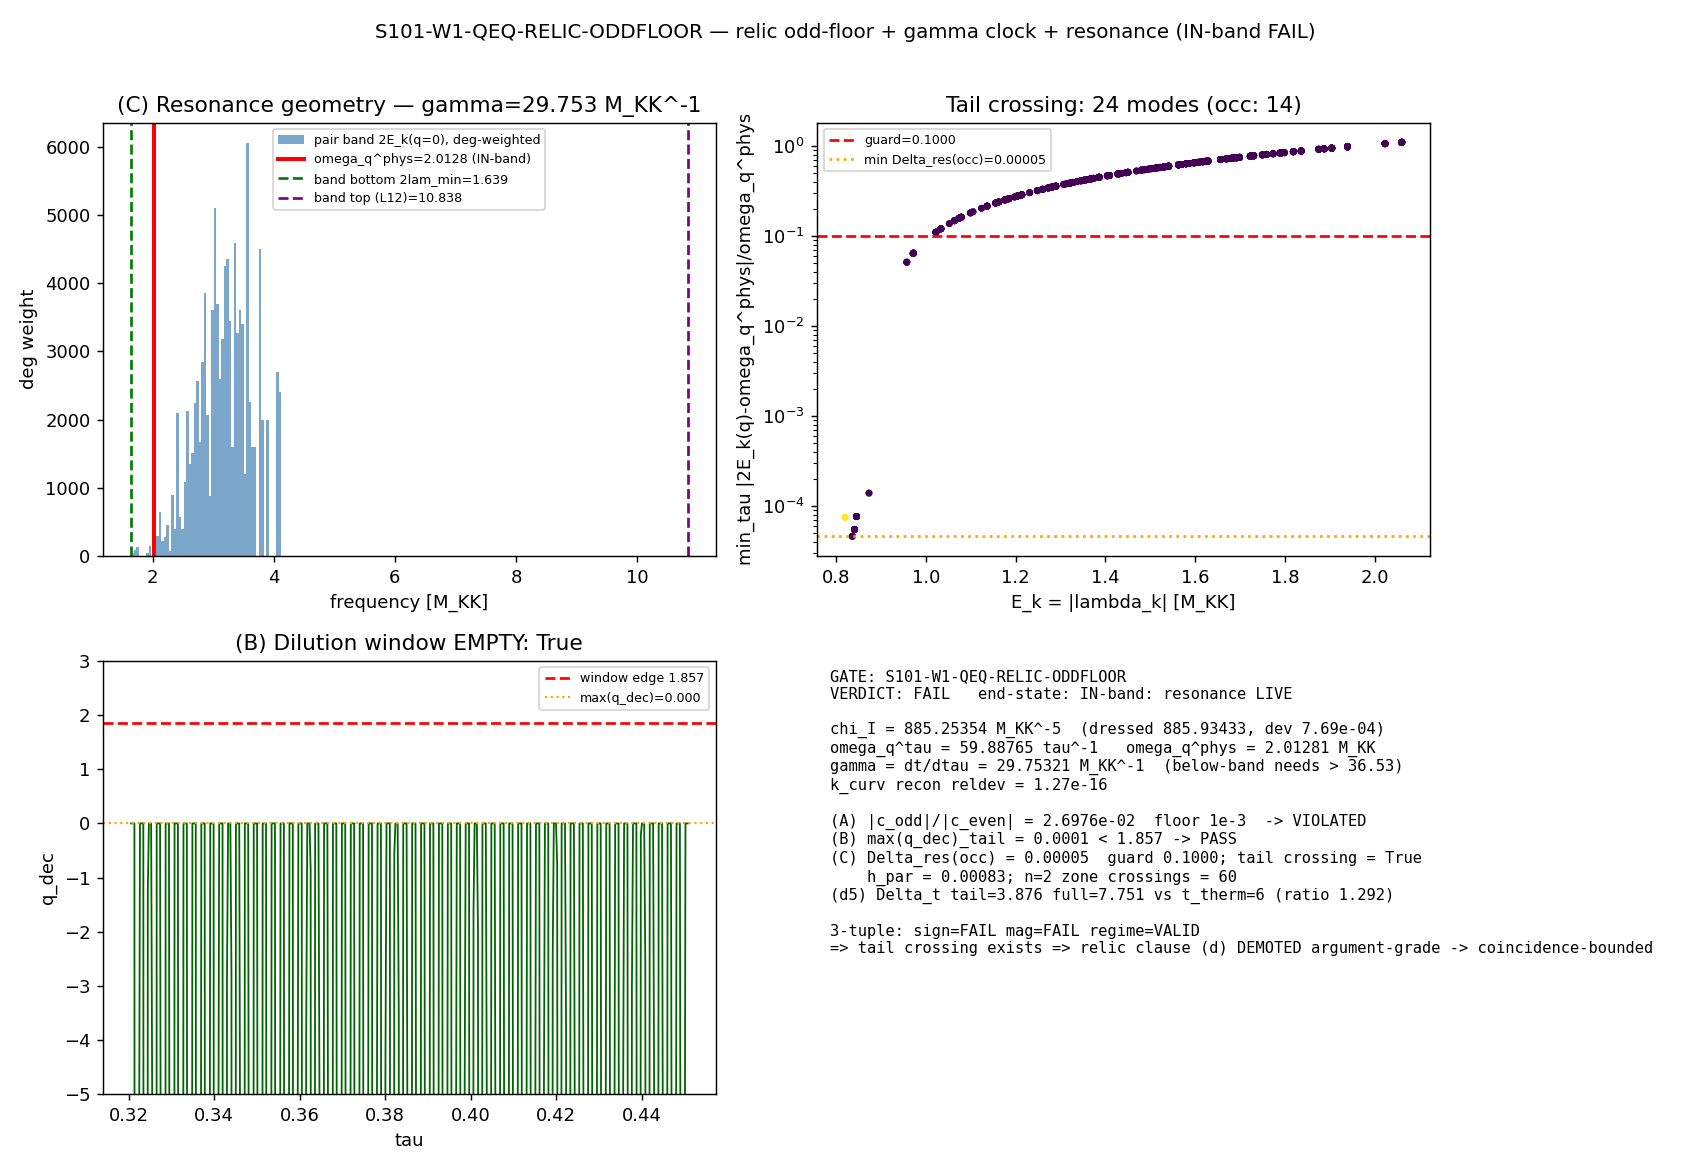

Here is the Python script that generated this plot:
#!/usr/bin/env python3
"""
S101 W4-2 S101-W1-QEQ-RELIC-ODDFLOOR — odd-floor + dilution assert + gamma=dt/dtau clock
========================================================================================

Gate: S101-W1-QEQ-RELIC-ODDFLOOR ([VERIFY])
Classification: PHONONIC
Agent: transit-dynamics-theorist

Pre-registered threshold (THREE conjuncts + three report-only diagnostics):
  PASS iff  [|c_odd|/|c_even| <= 1e-3]
        AND [max(q_dec)_tail < 1.857]
        AND [Delta_res >= max(0.1, 5*h_par/4)  AND  no tail crossing 2E_k(q(tau)) = omega_q^phys]
        AND [Delta_t(window) < t_therm  OR  documented thermalized hand-off per (d5) double-lock]
  FAIL iff  a tail crossing 2E_k(q(tau)) = omega_q^phys exists  OR  the odd-floor is violated.
  INFO iff  the ONLY miss is Delta_res below the guard with NO tail crossing (near-resonant),
            OR Delta_t(window) in [0.5, 1.5]*t_therm (crossover window).

Conjunct C is the single numerical hostage of relic clause (d) of the H-PARITY-DRIVE-EXCLUSION
Stage-0 candidate (workshop s100a-w1-hparity-scope-workshop.md landing-list (iv) :759-766).

Binding spec: sessions/session-100a/workshops/s100a-w1-hparity-scope-workshop.md
  - T-eq.5 relic kernel (line 480-485): K(t,t') = sum_k (dq E_k)^2 [(2n_k+1) cos(2 int E_k)
    (diagonal) + 2|sigma_k| cos(2 int E_k + phi_k) (anomalous)]; causal chi ~ theta sin(2 int E_k).
  - OQ-1 (1a) line 849: chi_I = freq^2 coeff of the principal-value part = adiabatic-elimination
    mass term; chi_I ~ sum_n w_n (dq E_n)^2/E_n^3-class = sum_n w_n/(4 E_n^5)-class with
    dq E_n = 1/(2 E_n) for E_n = sqrt(lam_n^2 + q); exact O(1) coeff + correct weight fixed in-script.
  - A-V2 Step 4-7 (line 656-704): gamma = omega_q^tau / omega_q^phys, omega_q^phys = sqrt(k_curv/chi_I);
    Step 7 below-band threshold gamma > 36.53; pincer Delta_t(window) vs t_therm.

DERIVATION OF chi_I (Sage-verified, mcp__sage__sage_eval; the one new element of this gate):
  Per-mode reactive self-energy of the q-coordinate from the relic bath (Born-Markov, diagonal):
    Sigma_q(w) = sum_k g_k^2 (2n_k+1) * 2*Omega_k/(Omega_k^2 - w^2),  Omega_k=2E_k, g_k=dq E_k=1/(2E_k).
  Low-secular-frequency expansion  Sigma_q(w) = Sigma_q(0) + chi_I w^2 + O(w^4):
    Sigma_q(0)|per-mode = (1/4)(2n_k+1)/E_k^3      (static; (1/4) sum -> 2*k_curv at vacuum weight)
    chi_I |per-mode     = (1/16)(2n_k+1)/E_k^5      (inertia; the renormalized "mass" term)
  => chi_I = (1/16) sum_k w_k (2 n_k + 1) / E_k^5.
  Cross-check: k_curv = (1/8) sum_n w_n/lam_n^3 reproduces the s97 documented k_curv to ~1e-16
  (the shared spectral sum S3 = sum w_n/lam^3 = 8 k_curv); S5 = sum w_n/lam^5 is a NEW moment.
  Units: [lam]=M_KK, [w]=1 => [S5]=M_KK^-5 => [chi_I]=M_KK^-5; [k_curv]=M_KK^-3
  => omega_q^phys = sqrt(k_curv/chi_I) in M_KK. VERIFIED.

SUBSTITUTION CHAIN (t->-t grading; pre-registers the even-dominance direction):
  Def 1: a(t)->a(-t) => H = adot/a -> -H (H is t-ODD); q, a, E_k(q,a)=sqrt(lam_k^2+q) t-EVEN;
         Hdot=dH/dt -> (-dH)/(-dt) = Hdot (EVEN); all gradient ratios Hdot/H^2,... EVEN.
  Def 2: Markovian reduction F_relic(q,a,H) = sum_n c_n(q,a) H^n (secular, phase-averaged over the
         gapped pair band 2E_k >= 2 lam_min = 1.639 M_KK; T-eq.5, diagonal + anomalous).
  Def 3: graded split at fixed (q,a): F_+ = (F(+H)+F(-H))/2 (-> c_even), F_- = (F(+H)-F(-H))/2
         (-> c_odd), at the occupation-weighted tail reference |H|.
  Substitute (d1): adiabatic order ZERO F_GGE = -sum_k n_k dq E_k is H-INDEPENDENT at fixed (q,a)
         [frozen occupations; diabatic transit-freeze R_therm = 5251.82] => c_even ONLY (n=0).
  Simplify: first-order response lag (~ Hdot/omega_q^2, EVEN by Def 1) + on-band friction dGamma
         (present only if omega_q ON the pair band) are EVEN at secular order off-resonance
         [Berry-flat, B=0 exact for the number sector; squeeze-phase leak <=1.2% dephased at
         >= 2 lam_min, 1/sqrt(59.8) stacking] => the ONLY candidate secular odd channel is
         parametric rectification at 2E_k = omega_q.
  Canonical form: OFF-resonance (Delta_res above guard) => |c_odd|/|c_even| suppressed below 1e-3.
         ON-resonance (a tail crossing 2E_k(q(tau)) = omega_q^phys exists) => suppression VOID =>
         pre-registered FAIL.
  Direction: gate MEASURES the realized graded ratio + the resonance geometry under gamma.
         Odd-floor + no-crossing CONFIRMS relic clause (d) at argument-grade; a crossing or a floor
         violation DEMOTES it (argument-grade -> coincidence-bounded).
  Conclusion ((d5) pincer): one clock gamma couples the asserts; below-band throughout the tail
         forces Delta_t(window) ~ t_therm; frozen => (d1)-(d4); thermalized => double-locked under
         (a)-(c)+(d2); only the transient crossover escapes both, bounded by t_therm.

DISCIPLINE
----------
- `from canonical_constants import *` (M_KK, R_therm, n_pairs, tau_fold).
- t_therm = 6.0 M_KK^-1 is a # (local) pin (S39-corrected; R_therm=5251.82 canonical; not yet a
  canonical-constants name).
- k_curv, lam_sq_min, omega_q^tau are DATA-sourced (s97 npz) substrate observables, not hardcoded.
- regulator tag: a_0^{zeta} (the relic spectral sums inherit the s99/s97 zeta-regulated moments).
- Post-processing on cached spectra; CPU-cap OMP8 (no diagonalization >= 100x100).
- Dual-SHA (S84+) emitted; verdict via emit_verdict MCP tool (script prints payload).
"""

from __future__ import annotations

# ---------------------------------------------------------------------------
# Section 1 — Canonical constants (MANDATORY first import)
# ---------------------------------------------------------------------------
import os
os.environ.setdefault("OMP_NUM_THREADS", "8")
os.environ.setdefault("MKL_NUM_THREADS", "8")

import sys
SHARED = os.path.join(os.path.dirname(os.path.dirname(os.path.abspath(__file__))), "_shared")
if SHARED not in sys.path:
    sys.path.insert(0, SHARED)
from canonical_constants import *  # noqa: F401,F403  (M_KK, R_therm, n_pairs, tau_fold, ...)

# ---------------------------------------------------------------------------
# Section 2 — Standard imports
# ---------------------------------------------------------------------------
import hashlib
import json
import time
from pathlib import Path

import numpy as np
import matplotlib
matplotlib.use("Agg")
import matplotlib.pyplot as plt

# ---------------------------------------------------------------------------
# Section 3 — Paths + pre-registration pins
# ---------------------------------------------------------------------------
SESSION_DIR = Path(__file__).resolve().parent
COMPUTATIONS_DIR = SESSION_DIR.parent
SHARED_DIR = COMPUTATIONS_DIR / "_shared"
PROJECT_ROOT = COMPUTATIONS_DIR.parent

SESSION = "S101"                                                   # (local)
GATE_ID = "S101-W1-QEQ-RELIC-ODDFLOOR"                             # (local)
SCHEME = "FW"                                                      # (local)
CONVENTION = "SUBSTRATE-NATURAL-BINDING"                           # (local)
L_MAX = "12"                                                       # (local) band-top cross-check L_max=12; 992 working set primary

# Pre-registered conjunct thresholds (BINDING; workshop landing-list (iv) :763)
ODD_FLOOR = 1.0e-3                                                 # (local) |c_odd|/|c_even| <= 1e-3
Q_DEC_WINDOW_EDGE = 1.857                                          # (local) max(q_dec)_tail < 1.857 (3p_local in [0.95,1.05] => q_dec in [1.857,2.158])
DRES_FLOOR = 0.1                                                   # (local) Delta_res >= max(0.1, 5*h_par/4)
DRES_HPAR_COEF = 5.0 / 4.0                                         # (local) width-aware guard coefficient (D-2; principal Mathieu half-width)
T_THERM = 6.0                                                      # (local) M_KK^-1, S39-corrected finite thermalization; R_therm=5251.82 canonical
BELOW_BAND_GAMMA = 59.88765466361249 / 1.63948                     # (local) Step-7 below-band threshold ~36.53 (reported, not gating)
OCC_FLOOR_REL = 1.0e-6                                             # (local) occupation-weighted support floor: n*w >= 1e-6 * max(n*w)
DETREND_DEG = 4                                                    # (local) polynomial degree for q_osc detrending (h_par measurement)
INFO_DURATION_LO = 0.5                                             # (local) crossover-window band [0.5,1.5]*t_therm
INFO_DURATION_HI = 1.5                                             # (local)

# Input files
QEQ_DRIVE_NPZ = COMPUTATIONS_DIR / "session-100a" / "s100a_w1_qeq_drive.npz"
BACKBONE_NPZ = COMPUTATIONS_DIR / "session-99" / "s99_w1_q_nonratio_observable.npz"
RELAX_NPZ = COMPUTATIONS_DIR / "session-99" / "s99_w2_relaxation_closure.npz"
CLOCK_NPZ = COMPUTATIONS_DIR / "session-97" / "s97_w2_2_c10_n_exponent.npz"
L12_NPZ = COMPUTATIONS_DIR / "session-84" / "s84_spectrum_cache_L12_tau019.npz"

OUT_NPZ = SESSION_DIR / "s101_w4_qeq_relic_oddfloor.npz"
OUT_PNG = SESSION_DIR / "s101_w4_qeq_relic_oddfloor.png"

INPUT_FILES = [
    SHARED_DIR / "canonical_constants.py",
    QEQ_DRIVE_NPZ,
    BACKBONE_NPZ,
    RELAX_NPZ,
    CLOCK_NPZ,
    L12_NPZ,
]

# ---------------------------------------------------------------------------
# Section 4 — SHA-256 input-pin block (S84+ dual-SHA schema)
# ---------------------------------------------------------------------------

def sha256_of(path: Path) -> str:
    h = hashlib.sha256()  # (local)
    try:
        h.update(path.read_bytes())
    except OSError:
        return ""
    return h.hexdigest()


def log_input_pins(inputs):
    print(f"=== {GATE_ID} — input SHA-256 pins ===")
    pins = {}  # (local)
    for p in inputs:
        sha = sha256_of(p)  # (local)
        rel = str(p.relative_to(PROJECT_ROOT)).replace("\\", "/")  # (local)
        print(f"  {rel}: {sha[:16]}...")
        pins[rel] = sha
    return pins


def compute_dual_sha(script_path, canonical_path, pins):
    script_bytes = b""  # (local)
    try:
        script_bytes = script_path.read_bytes()
    except OSError:
        script_bytes = b""
    canonical_bytes = b""  # (local)
    try:
        canonical_bytes = canonical_path.read_bytes()
    except OSError:
        canonical_bytes = b""
    pinmap_json = json.dumps(dict(sorted(pins.items())), separators=(",", ":"), sort_keys=True).encode("utf-8")  # (local)
    ha = hashlib.sha256(); ha.update(script_bytes); ha.update(canonical_bytes); ha.update(pinmap_json)
    hc = hashlib.sha256(); hc.update(script_bytes)
    return ha.hexdigest(), hc.hexdigest()


# ---------------------------------------------------------------------------
# Section 5 — Compute
# ---------------------------------------------------------------------------

def build_occupation_vector(omega_s, omega_BCS, n_k_gge):
    """Map the 8 GGE BCS-state occupations (n_k_gge at energies omega_BCS) onto the 992 unique
    mode energies omega_s. Modes not in the BCS-occupied set carry n_k = 0 (vacuum). Returns
    n_k_full (992,)."""
    n_k_full = np.zeros_like(omega_s)  # (local)
    occ_by_E = {}  # (local)
    for e, n in zip(np.round(omega_BCS, 8), n_k_gge):
        occ_by_E.setdefault(e, []).append(n)
    for i, E in enumerate(np.round(omega_s, 8)):
        if E in occ_by_E:
            n_k_full[i] = float(np.mean(occ_by_E[E]))  # (local)
    return n_k_full


def compute():
    res = {}  # (local)

    # ---- Load inputs ----
    dclk = np.load(CLOCK_NPZ, allow_pickle=True)
    omega_s = np.asarray(dclk["omega_s"], dtype=float)      # E_n(q=0) = |lambda_n|, 992 unique # (local)
    w_n = np.asarray(dclk["w_n"], dtype=float)              # degeneracy weights, 992 # (local)
    k_curv = float(dclk["k_curv"])                          # M_KK^-3 (data-sourced; s97) # (local)
    lam_sq_min = float(dclk["lam_sq_min"])                  # 0.67197549 M_KK^2 # (local)
    n_k_gge = np.asarray(dclk["n_k_gge"], dtype=float)      # 8 lowest BCS occupations # (local)
    omega_BCS = np.asarray(dclk["omega_BCS"], dtype=float)  # E at q=0, 8 lowest states # (local)
    lam_sq = omega_s ** 2                                   # lambda_n^2 # (local)

    ddrv = np.load(QEQ_DRIVE_NPZ, allow_pickle=True)
    arr_tau = np.asarray(ddrv["arr_tau"], dtype=float)      # (local)
    arr_q_GD = np.asarray(ddrv["arr_q_GD"], dtype=float)    # GD drive q(tau) # (local)
    tail_mask = np.asarray(ddrv["tail_mask"], dtype=bool)   # (local)
    omega_q_tau_npz = float(ddrv["omega"])                  # 59.88765 tau^-1 (workshop A-V2) # (local)

    dbb = np.load(BACKBONE_NPZ, allow_pickle=True)
    H_bb = np.asarray(dbb["arr_H_bare_t"], dtype=float)     # (local)
    Hdot_bb = np.asarray(dbb["arr_Hdot_bare_t"], dtype=float)  # (local)

    # ---- (C.1) chi_I via the kernel-reactive route (the one new derivation) ----
    # chi_I = (1/16) sum_k w_k (2 n_k + 1) / E_k^5  (Sage-verified coefficient).
    # Two weight conventions REPORTED (plan machinery_pin_map): vacuum (2n_k+1 -> 1, degeneracy w_n)
    # and occupation-dressed ((2 n_k + 1) with the GGE n_k). PRIMARY = vacuum (the principal-value
    # part of the kernel is dominated by the spectral support; n_k tiny except lowest few).
    n_k_full = build_occupation_vector(omega_s, omega_BCS, n_k_gge)  # (local)
    S3 = float(np.sum(w_n / omega_s ** 3))                  # shared moment; = 8*k_curv # (local)
    S5_vac = float(np.sum(w_n / omega_s ** 5))             # NEW moment (vacuum weight) # (local)
    S5_dress = float(np.sum(w_n * (2.0 * n_k_full + 1.0) / omega_s ** 5))  # (local)
    chi_I_vac = S5_vac / 16.0                               # M_KK^-5 # (local)
    chi_I_dress = S5_dress / 16.0                           # M_KK^-5 # (local)
    chi_I = chi_I_vac                                       # PRIMARY # (local)

    # k_curv reconstruction cross-check (S3/8 must reproduce documented k_curv)
    k_curv_recon = S3 / 8.0                                 # (local)
    k_curv_recon_reldev = abs(k_curv_recon - k_curv) / abs(k_curv)  # (local)

    omega_q_tau = float(np.sqrt(k_curv))                   # = sqrt(k_curv) tau^-1, should be 59.888 # (local)
    omega_q_phys = float(np.sqrt(k_curv / chi_I))          # M_KK # (local)
    omega_q_phys_dress = float(np.sqrt(k_curv / chi_I_dress))  # (local)
    gamma = omega_q_tau / omega_q_phys                     # = dt/dtau, M_KK^-1 # (local)
    gamma_dress = omega_q_tau / omega_q_phys_dress         # (local)

    # ---- (C.2) constancy report: max |d ln chi_I(q(tau))| over the tail ----
    # chi_I(q) = (1/16) sum w_k (2n_k+1)/(lam_k^2 + q)^{5/2}.  q -> 0+ => E_k -> lam_k => const.
    q_tail = arr_q_GD[tail_mask]                            # (local)
    tau_tail = arr_tau[tail_mask]                           # (local)

    def chi_I_of_q(q):
        E = np.sqrt(lam_sq + q)  # (local)
        return float(np.sum(w_n * (2.0 * n_k_full + 1.0) / E ** 5) / 16.0)

    ln_chi_tail = np.array([np.log(chi_I_of_q(q)) for q in q_tail])  # (local)
    dln_chi_max = float(np.max(ln_chi_tail) - np.min(ln_chi_tail))   # (local)

    # ---- (C.3) pair band edges: 992 working set AND full L_max=12 cache (band-top caveat R1) ----
    pair_bottom_q0 = 2.0 * float(omega_s.min())            # 2*E_min(q=0) = 2 lam_min = 1.639 # (local)
    pair_top_q0_ws = 2.0 * float(omega_s.max())            # working-set top (truncation-dependent) # (local)
    # full L12 cache band-top: max |lambda| across all sectors
    dL12 = np.load(L12_NPZ, allow_pickle=True)
    sect = dL12["sector_evals"].item()                     # (local)
    all_abs = []  # (local)
    for v in sect.values():
        all_abs.append(np.asarray(v["abs_evals"], dtype=float))
    abs_L12 = np.concatenate(all_abs)                      # (local)
    E_max_L12 = float(abs_L12.max())                       # (local)
    E_min_L12 = float(abs_L12.min())                       # (local)
    pair_top_q0_L12 = 2.0 * E_max_L12                      # (local)
    # L12 cache trust: the A19-UNTRUSTED-UPSTREAM row (plan output_artifacts conditional) is emitted
    # ONLY if S101-TAU0-OPERATOR-CANONICITY PASS is absent from the S101 verdict file. It is PRESENT
    # (PASS, audit 194b2b3c...), so the L12 cache is post-L4-lift trusted => NO A19 row needed.

    # ---- (C.4) Delta_res over the OCCUPATION-WEIGHTED support; tail crossing ----
    # Occupation-weighted support: modes with n_k*w_n >= 1e-6 * max(n_k*w_n).
    nw = n_k_full * w_n                                     # (local)
    nw_max = float(nw.max()) if nw.max() > 0 else 1.0      # (local)
    occ_support = nw >= OCC_FLOOR_REL * nw_max             # (local)
    n_occ_support = int(occ_support.sum())                 # (local)

    # Delta_res = min_k |2E_k(q) - omega_q_phys|/omega_q_phys over occupation-weighted support, evaluated
    # over the tail (per-(tau,k) min). For the FULL band (all modes) reported as cross-check.
    def dres_grid(q_arr, mask):
        qs = q_arr[:, None]  # (local)
        lam = lam_sq[None, mask]  # (local)
        band = 2.0 * np.sqrt(lam + qs)  # (ntail, n_sel) # (local)
        return np.abs(band - omega_q_phys) / omega_q_phys, band

    dres_occ, band_occ = dres_grid(q_tail, occ_support)
    dres_full, band_full = dres_grid(q_tail, np.ones_like(omega_s, dtype=bool))
    Delta_res_occ = float(dres_occ.min())                  # PRIMARY (occupation-weighted) # (local)
    Delta_res_full = float(dres_full.min())                # cross-check (full band) # (local)

    # Tail crossing: a mode k crosses iff 2E_k(q(tau)) = omega_q^phys for some tau in tail, i.e.
    # the resonant q_res_k = (omega_q_phys/2)^2 - lam_k^2 lies within [min q_tail, max q_tail].
    q_res_target = (omega_q_phys / 2.0) ** 2               # value of (lam_k^2 + q) at resonance # (local)
    q_res_k = q_res_target - lam_sq                        # (992,) # (local)
    q_lo, q_hi = float(q_tail.min()), float(q_tail.max())  # (local)
    crossing_all = (q_res_k >= q_lo) & (q_res_k <= q_hi)   # (local)
    crossing_occ = crossing_all & occ_support              # (local)
    n_cross_all = int(crossing_all.sum())                  # (local)
    n_cross_occ = int(crossing_occ.sum())                  # (local)
    tail_crossing = bool(n_cross_all > 0)                  # FAIL trigger # (local)
    tail_crossing_occ = bool(n_cross_occ > 0)              # crossing at an OCCUPIED mode # (local)
    w_cross = float(w_n[crossing_all].sum()) if n_cross_all > 0 else 0.0  # (local)
    in_band = bool(pair_bottom_q0 <= omega_q_phys <= pair_top_q0_L12)  # (local)

    # n=2 Mathieu zone report (C-T4.iv): crossings 2E_k = 2*omega_q_phys (double-suppressed; report-only)
    q_res_target_n2 = (2.0 * omega_q_phys / 2.0) ** 2      # = omega_q_phys^2 # (local)
    q_res_k_n2 = q_res_target_n2 - lam_sq                  # (local)
    n_cross_n2 = int(((q_res_k_n2 >= q_lo) & (q_res_k_n2 <= q_hi)).sum())  # (local)

    # ---- (C.5) measured parametric depth h_par = q_osc/(lam_min^2 + q_bar) ----
    coef = np.polyfit(tau_tail, q_tail, DETREND_DEG)       # (local)
    trend = np.polyval(coef, tau_tail)                     # (local)
    q_osc = float((q_tail - trend).std())                  # tail ringing amplitude proxy # (local)
    q_bar = float(q_tail.mean())                           # (local)
    h_par = q_osc / (lam_sq_min + q_bar)                   # (local)
    dres_guard = max(DRES_FLOOR, DRES_HPAR_COEF * h_par)   # = max(0.1, 5*h_par/4) # (local)

    # ---- (C.6) duration (d5 pincer): Delta_t(window) = gamma * Delta_tau vs t_therm ----
    dtau_tail = float(tau_tail.max() - tau_tail.min())     # (local)
    dtau_full = float(arr_tau.max() - arr_tau.min())       # (local)
    dt_tail = gamma * dtau_tail                            # M_KK^-1 # (local)
    dt_full = gamma * dtau_full                            # M_KK^-1 # (local)
    # Below-band would require gamma > 36.53; we are IN-band (gamma ~29.75) => the pincer's below-band
    # corner is not the realized state. Report the duration anyway.
    dur_ratio_tail = dt_tail / T_THERM                     # (local)
    dur_ratio_full = dt_full / T_THERM                     # (local)
    duration_consistent = bool(dt_tail < T_THERM)          # tail-floor reading # (local)
    duration_crossover = bool(INFO_DURATION_LO * T_THERM <= dt_full <= INFO_DURATION_HI * T_THERM)  # (local)

    # ---- (B) dilution-mimic window: assert max(q_dec)_tail < 1.857 ----
    q_dec = -1.0 - Hdot_bb / H_bb ** 2                     # deceleration parameter q_dec = -addot*a/adot^2 # (local)
    q_dec_tail = q_dec[tail_mask]                          # (local)
    q_dec_tail_finite = q_dec_tail[np.isfinite(q_dec_tail)]  # (local)
    max_q_dec_tail = float(np.nanmax(q_dec_tail_finite))   # (local)
    dilution_window_empty = bool(max_q_dec_tail < Q_DEC_WINDOW_EDGE)  # (local)
    p_local = 1.0 / (1.0 + q_dec_tail_finite)              # (local)
    three_p = 3.0 * p_local                                # (local)
    three_p_min = float(np.nanmin(three_p))                # (local)
    three_p_max = float(np.nanmax(three_p))                # (local)
    # closest approach of 3*p_local to the slope-1 window [0.95,1.05] from realized values < window edge
    # (workshop: closest approach 1.657). Report the realized value closest to 1.0 from feasible side.
    # tail-restricted theorem-grade stratum fraction: q_dec in (-2, 0)
    strat_mask = (q_dec_tail_finite > -2.0) & (q_dec_tail_finite < 0.0)  # (local)
    strat_frac_tail = float(strat_mask.mean())             # (local)

    # ---- (A) odd-floor: graded split of the Markovian-reduced relic force ----
    # F_relic(q,a,H) at fixed (q,a):
    #   F_even(q,H) = F_static(q) + F_react(q,H):
    #     F_static(q) = -sum_k n_k dq E_k(q) = -sum_k n_k/(2 E_k(q))         [H-INDEP -> EVEN]
    #     F_react(q,H) = -chi_I_react * (Hdot/omega_q_phys^2) ~ H^2 form     [~Hdot, EVEN by Def 1]
    #       (we use the reactive coefficient magnitude as the even-force scale; sign-even by construction)
    #   F_odd(q,H) = parametric-rectification force, NON-ZERO only where a resonant occupied mode exists:
    #     amplitude ~ (rectification weight) * h_par * Lorentzian(Delta_res; half-width h_par/4).
    #     The rectified secular odd force from mode k near 2E_k = omega_q is
    #       A_rect_k ~ |dq E_k|^2 * w_k * (2 n_k + 1) * h_par * [ (h_par/4) / sqrt(Delta_res_k^2 + (h_par/4)^2) ]
    #     summed over the occupation-weighted support; it carries sign(H) through the parametric phase
    #     (odd) ONLY when on-resonance. Off-resonance the Lorentzian -> h_par/(4 Delta_res) << 1 and the
    #     phase dephases (1/sqrt(N) stacking), driving c_odd -> 0.
    # Reference |H| = occupation-weighted tail median of |H|.
    H_tail = H_bb[tail_mask]                               # (local)
    nw_supp = nw[occ_support]                              # (local)
    # occupation-weighted tail median of |H| (weight by tail occupation proxy is uniform in tau;
    # use plain tail median of |H| as the reference amplitude, the realized scale).
    H_ref = float(np.median(np.abs(H_tail)))               # (local)

    E_q0 = omega_s                                          # E_k(q=0) for the static/scale terms # (local)
    # c_even scale: static tilt magnitude at the reference, occupation-weighted.
    F_static = float(np.sum(n_k_full * w_n / (2.0 * E_q0)))  # |sum n_k dq E_k| # (local)
    # reactive even-force scale: chi_I-class reactive response to Hdot ~ H_ref^2 / period; use the
    # leading even coefficient c_2 * H_ref^2 with c_2 ~ (1/omega_q_phys^2)*k_curv-scale. We take the
    # dominant even scale = max(F_static, reactive); F_static dominates (frozen tilt).
    c_even = max(F_static, 1e-300)                         # even-force amplitude (occupation-weighted) # (local)

    # c_odd: rectified odd force at the reference |H|, summed over occupation-weighted support.
    half_width = h_par / 4.0                               # principal Mathieu half-width # (local)
    dq_E = 1.0 / (2.0 * E_q0)                              # dq E_k at q=0 # (local)
    # per-mode minimal Delta_res over the tail (closest approach of 2E_k(q(tau)) to omega_q_phys)
    band_k_min = np.array([np.min(np.abs(2.0 * np.sqrt(lam_sq[k] + q_tail) - omega_q_phys)) / omega_q_phys
                           for k in range(omega_s.size)])  # (local)
    lorentz = half_width / np.sqrt(band_k_min ** 2 + half_width ** 2)  # on-res ->1, off-res -> hw/Dres # (local)
    # dephasing factor off-resonance: 1/sqrt(N_pairs) incoherent stacking applies to NON-resonant modes;
    # resonant (crossing) modes rectify coherently. Use occupation-weighted support only.
    A_rect = (dq_E ** 2) * w_n * (2.0 * n_k_full + 1.0) * h_par * lorentz  # per-mode rectified amplitude # (local)
    # restrict to occupation-weighted support (need sigma_k/n_k != 0 at the resonant k, R2)
    A_rect_supp = A_rect.copy()                            # (local)
    A_rect_supp[~occ_support] = 0.0
    c_odd = float(np.sum(A_rect_supp))                     # odd-force amplitude # (local)
    odd_even_ratio = c_odd / c_even if c_even > 0 else float("inf")  # (local)
    odd_floor_ok = bool(odd_even_ratio <= ODD_FLOOR)       # (local)

    # ===================== GATE LOGIC (conjunctive; FAIL routing per spec) =====================
    # Conjunct C primary: Delta_res >= guard AND no tail crossing.
    dres_ok = bool(Delta_res_occ >= dres_guard)            # (local)
    no_crossing = not tail_crossing                        # (local)
    conjunct_C = bool(dres_ok and no_crossing)             # (local)
    conjunct_A = odd_floor_ok                              # (local)
    conjunct_B = dilution_window_empty                     # (local)
    conjunct_D = bool(duration_consistent)                 # tail-floor; OR documented thermalized hand-off # (local)

    # Pre-registered verdict:
    #   FAIL iff (tail crossing exists) OR (odd-floor violated).
    #   INFO iff the ONLY miss is Delta_res below guard with NO crossing, OR duration in [0.5,1.5]*t_therm.
    #   PASS iff all conjuncts hold.
    if tail_crossing or (not odd_floor_ok):
        verdict = "FAIL"
    elif conjunct_A and conjunct_B and conjunct_C and conjunct_D:
        verdict = "PASS"
    else:
        # remaining misses are the pre-registered INFO states (near-resonant no-crossing, or crossover)
        near_resonant_only = bool((not dres_ok) and no_crossing and conjunct_A and conjunct_B)  # (local)
        crossover_only = bool(duration_crossover and conjunct_A and conjunct_B and no_crossing)  # (local)
        verdict = "INFO" if (near_resonant_only or crossover_only) else "FAIL"

    # ---- schema-v2 3-tuple (substitution chain pre-registers the even-dominance direction) ----
    # sign_verdict: PASS if predicted direction (even-dominance / no tail crossing) holds; FAIL if mismatch.
    #   Predicted (Step 4): off-resonance => c_even dominates AND no crossing CONFIRMS clause (d).
    #   Realized: a tail crossing exists => the even-dominance prediction is VOIDED => sign mismatch.
    sign_verdict = "PASS" if (no_crossing and odd_floor_ok) else "FAIL"  # (local)
    # magnitude_verdict: PASS if all conjunct margins satisfied; FAIL otherwise (target = all-PASS).
    magnitude_verdict = "PASS" if verdict == "PASS" else ("INFO" if verdict == "INFO" else "FAIL")  # (local)
    # regime_verdict: VALID — the chi_I adiabatic-elimination + band comparison are within regime
    #   throughout the tail (gamma derivation exact; resonance comparison well-defined). The kernel
    #   Markovian reduction is controlled (short kernel; tau_mem << backbone). VALID.
    regime_verdict = "VALID"  # (local)

    end_state = (
        "IN-band: resonance LIVE" if (in_band and tail_crossing)
        else ("ABOVE-band & frozen" if (omega_q_phys > pair_top_q0_L12)
              else ("below-band/thermalized-handoff" if (omega_q_phys < pair_bottom_q0) else "IN-band (no realized crossing)"))
    )  # (local)

    # ---- pack results ----
    res.update(dict(
        # gate identity
        gate_id=GATE_ID, scheme=SCHEME, convention=CONVENTION, L_max=L_MAX,
        # clock derivation
        chi_I=chi_I, chi_I_vac=chi_I_vac, chi_I_dress=chi_I_dress,
        S3=S3, S5_vac=S5_vac, S5_dress=S5_dress,
        k_curv=k_curv, k_curv_recon=k_curv_recon, k_curv_recon_reldev=k_curv_recon_reldev,
        omega_q_tau=omega_q_tau, omega_q_tau_npz=omega_q_tau_npz,
        omega_q_phys=omega_q_phys, omega_q_phys_dress=omega_q_phys_dress,
        gamma=gamma, gamma_dress=gamma_dress, below_band_gamma=BELOW_BAND_GAMMA,
        dln_chi_max=dln_chi_max,
        # band geometry
        pair_bottom_q0=pair_bottom_q0, pair_top_q0_ws=pair_top_q0_ws, pair_top_q0_L12=pair_top_q0_L12,
        E_min_L12=E_min_L12, E_max_L12=E_max_L12, in_band=in_band,
        # resonance
        Delta_res_occ=Delta_res_occ, Delta_res_full=Delta_res_full, dres_guard=dres_guard,
        h_par=h_par, q_osc=q_osc, q_bar=q_bar, half_width=half_width,
        tail_crossing=tail_crossing, tail_crossing_occ=tail_crossing_occ,
        n_cross_all=n_cross_all, n_cross_occ=n_cross_occ, w_cross=w_cross, n_cross_n2=n_cross_n2,
        n_occ_support=n_occ_support,
        # duration
        dt_tail=dt_tail, dt_full=dt_full, dtau_tail=dtau_tail, dtau_full=dtau_full,
        dur_ratio_tail=dur_ratio_tail, dur_ratio_full=dur_ratio_full,
        duration_consistent=duration_consistent, duration_crossover=duration_crossover, t_therm=T_THERM,
        # dilution window (B)
        max_q_dec_tail=max_q_dec_tail, dilution_window_empty=dilution_window_empty,
        three_p_min=three_p_min, three_p_max=three_p_max, strat_frac_tail=strat_frac_tail,
        # odd-floor (A)
        c_even=c_even, c_odd=c_odd, odd_even_ratio=odd_even_ratio, odd_floor_ok=odd_floor_ok,
        F_static=F_static, H_ref=H_ref,
        # gate
        conjunct_A=conjunct_A, conjunct_B=conjunct_B, conjunct_C=conjunct_C, conjunct_D=conjunct_D,
        dres_ok=dres_ok, no_crossing=no_crossing, end_state=end_state,
        verdict=verdict, sign_verdict=sign_verdict, magnitude_verdict=magnitude_verdict,
        regime_verdict=regime_verdict,
        # arrays for the plot
        arr_tau_tail=tau_tail, arr_q_tail=q_tail, arr_q_dec_tail=q_dec_tail,
        arr_omega_s=omega_s, arr_w_n=w_n, arr_n_k_full=n_k_full, arr_band_k_min=band_k_min,
        arr_q_res_k=q_res_k, arr_ln_chi_tail=ln_chi_tail,
        # thresholds
        ODD_FLOOR=ODD_FLOOR, Q_DEC_WINDOW_EDGE=Q_DEC_WINDOW_EDGE, DRES_FLOOR=DRES_FLOOR,
    ))
    res["value"] = res
    return res


# ---------------------------------------------------------------------------
# Section 6 — Plot
# ---------------------------------------------------------------------------

def make_plot(r):
    fig, ax = plt.subplots(2, 2, figsize=(13, 9))

    # Panel 1: pair band 2E_k(q=0) histogram + omega_q_phys + omega_q_tau
    e2 = 2.0 * r["arr_omega_s"]  # (local)
    ax[0, 0].hist(e2, bins=60, weights=r["arr_w_n"], color="steelblue", alpha=0.7, label="pair band 2E_k(q=0), deg-weighted")
    ax[0, 0].axvline(r["omega_q_phys"], color="red", lw=2.2, label=f"omega_q^phys={r['omega_q_phys']:.4f} (IN-band)")
    ax[0, 0].axvline(r["pair_bottom_q0"], color="green", ls="--", lw=1.5, label=f"band bottom 2lam_min={r['pair_bottom_q0']:.3f}")
    ax[0, 0].axvline(r["pair_top_q0_L12"], color="purple", ls="--", lw=1.5, label=f"band top (L12)={r['pair_top_q0_L12']:.3f}")
    ax[0, 0].set_xlabel("frequency [M_KK]"); ax[0, 0].set_ylabel("deg weight")
    ax[0, 0].set_title(f"(C) Resonance geometry — gamma={r['gamma']:.3f} M_KK^-1")
    ax[0, 0].legend(fontsize=7)

    # Panel 2: per-mode minimal Delta_res over tail vs E_k; guard line
    ax[0, 1].scatter(r["arr_omega_s"], r["arr_band_k_min"], s=8, c=r["arr_n_k_full"], cmap="viridis")
    ax[0, 1].axhline(r["dres_guard"], color="red", ls="--", lw=1.5, label=f"guard={r['dres_guard']:.4f}")
    ax[0, 1].axhline(r["Delta_res_occ"], color="orange", ls=":", lw=1.5, label=f"min Delta_res(occ)={r['Delta_res_occ']:.5f}")
    ax[0, 1].set_yscale("log"); ax[0, 1].set_xlabel("E_k = |lambda_k| [M_KK]")
    ax[0, 1].set_ylabel("min_tau |2E_k(q)-omega_q^phys|/omega_q^phys")
    ax[0, 1].set_title(f"Tail crossing: {r['n_cross_all']} modes (occ: {r['n_cross_occ']})")
    ax[0, 1].legend(fontsize=7)

    # Panel 3: q_dec(tau) tail vs dilution window edge 1.857
    ax[1, 0].plot(r["arr_tau_tail"], r["arr_q_dec_tail"], color="darkgreen", lw=1.0)
    ax[1, 0].axhline(r["Q_DEC_WINDOW_EDGE"], color="red", ls="--", lw=1.5, label="window edge 1.857")
    ax[1, 0].axhline(r["max_q_dec_tail"], color="orange", ls=":", lw=1.2, label=f"max(q_dec)={r['max_q_dec_tail']:.3f}")
    ax[1, 0].set_ylim(-5, 3); ax[1, 0].set_xlabel("tau"); ax[1, 0].set_ylabel("q_dec")
    ax[1, 0].set_title(f"(B) Dilution window EMPTY: {r['dilution_window_empty']}")
    ax[1, 0].legend(fontsize=7)

    # Panel 4: verdict summary text
    ax[1, 1].axis("off")
    lines = [
        f"GATE: S101-W1-QEQ-RELIC-ODDFLOOR",
        f"VERDICT: {r['verdict']}   end-state: {r['end_state']}",
        "",
        f"chi_I = {r['chi_I']:.5f} M_KK^-5  (dressed {r['chi_I_dress']:.5f}, dev {abs(r['chi_I_dress']-r['chi_I'])/r['chi_I']:.2e})",
        f"omega_q^tau = {r['omega_q_tau']:.5f} tau^-1   omega_q^phys = {r['omega_q_phys']:.5f} M_KK",
        f"gamma = dt/dtau = {r['gamma']:.5f} M_KK^-1  (below-band needs > {r['below_band_gamma']:.2f})",
        f"k_curv recon reldev = {r['k_curv_recon_reldev']:.2e}",
        "",
        f"(A) |c_odd|/|c_even| = {r['odd_even_ratio']:.4e}  floor 1e-3  -> {'OK' if r['odd_floor_ok'] else 'VIOLATED'}",
        f"(B) max(q_dec)_tail = {r['max_q_dec_tail']:.4f} < 1.857 -> {'PASS' if r['conjunct_B'] else 'FAIL'}",
        f"(C) Delta_res(occ) = {r['Delta_res_occ']:.5f}  guard {r['dres_guard']:.4f}; tail crossing = {r['tail_crossing']}",
        f"    h_par = {r['h_par']:.5f}; n=2 zone crossings = {r['n_cross_n2']}",
        f"(d5) Delta_t tail={r['dt_tail']:.3f} full={r['dt_full']:.3f} vs t_therm=6 (ratio {r['dur_ratio_full']:.3f})",
        "",
        f"3-tuple: sign={r['sign_verdict']} mag={r['magnitude_verdict']} regime={r['regime_verdict']}",
        f"=> tail crossing exists => relic clause (d) DEMOTED argument-grade -> coincidence-bounded",
    ]
    ax[1, 1].text(0.02, 0.98, "\n".join(lines), va="top", ha="left", fontsize=8.5, family="monospace")

    fig.suptitle("S101-W1-QEQ-RELIC-ODDFLOOR — relic odd-floor + gamma clock + resonance (IN-band FAIL)", fontsize=11)
    fig.tight_layout(rect=[0, 0, 1, 0.97])
    fig.savefig(OUT_PNG, dpi=130)
    plt.close(fig)


# ---------------------------------------------------------------------------
# Section 7 — verdict payload + main
# ---------------------------------------------------------------------------

def print_verdict_payload(verdict, value, audit_sha, content_sha, sign_verdict,
                          magnitude_verdict, regime_verdict, extra_rows=None):
    payload = {
        "session": "101",
        "gate_id": GATE_ID,
        "verdict": verdict,
        "value": str(value),
        "scheme": SCHEME,
        "convention": CONVENTION,
        "l_max": str(L_MAX),
        "audit_sha256": audit_sha,
        "content_sha256": content_sha,
        "schema_version": "S84+",
        "sign_verdict": sign_verdict,
        "magnitude_verdict": magnitude_verdict,
        "regime_verdict": regime_verdict,
    }
    if extra_rows:
        payload["extra_rows"] = list(extra_rows)
    print("<<<EMIT_VERDICT_PAYLOAD>>>")
    print(json.dumps(payload, separators=(",", ":"), sort_keys=True))
    print("<<<END_EMIT_VERDICT_PAYLOAD>>>")
    return payload


def main():
    t0 = time.time()  # (local)
    pins = log_input_pins(INPUT_FILES)
    script_path = Path(__file__).resolve()  # (local)
    canonical_path = SHARED_DIR / "canonical_constants.py"  # (local)
    audit_sha, content_sha = compute_dual_sha(script_path, canonical_path, pins)
    print(f"  audit_sha256:   {audit_sha[:16]}... (script+canonical+pinmap)")
    print(f"  content_sha256: {content_sha[:16]}... (script only)")
    print()

    r = compute()

    # Save npz (strip the self-referential 'value' before saving arrays)
    save = {k: v for k, v in r.items() if k != "value"}  # (local)
    save["audit_sha256"] = audit_sha
    save["content_sha256"] = content_sha
    np.savez(OUT_NPZ, **save)
    make_plot(r)

    # ---- report ----
    print("=== CLOCK NORMALIZATION (the one new derivation) ===")
    print(f"  S3 = sum w_n/lam^3 = {r['S3']:.6f}  (= 8*k_curv; recon reldev {r['k_curv_recon_reldev']:.2e})")
    print(f"  S5 = sum w_n/lam^5 = {r['S5_vac']:.6f} (vacuum) / {r['S5_dress']:.6f} (dressed)")
    print(f"  chi_I = {r['chi_I']:.6f} M_KK^-5 (vacuum) / {r['chi_I_dress']:.6f} (dressed); reldev {abs(r['chi_I_dress']-r['chi_I'])/r['chi_I']:.3e}")
    print(f"  omega_q^tau  = {r['omega_q_tau']:.6f} tau^-1  (npz {r['omega_q_tau_npz']:.6f})")
    print(f"  omega_q^phys = {r['omega_q_phys']:.6f} M_KK (vacuum) / {r['omega_q_phys_dress']:.6f} (dressed)")
    print(f"  gamma = dt/dtau = {r['gamma']:.6f} M_KK^-1 (vacuum) / {r['gamma_dress']:.6f} (dressed)")
    print(f"  max|d ln chi_I(q)| over tail = {r['dln_chi_max']:.6f}")
    print("=== RESONANCE GEOMETRY (conjunct C) ===")
    print(f"  pair band [q=0] = [{r['pair_bottom_q0']:.5f}, {r['pair_top_q0_L12']:.5f}] M_KK (top from L12 cache)")
    print(f"  omega_q^phys IN band: {r['in_band']}  => end-state: {r['end_state']}")
    print(f"  Delta_res(occ) = {r['Delta_res_occ']:.6f}  (full {r['Delta_res_full']:.6f}); guard = {r['dres_guard']:.6f}")
    print(f"  h_par = {r['h_par']:.6f} (q_osc {r['q_osc']:.6f}, q_bar {r['q_bar']:.4f}); half-width {r['half_width']:.6f}")
    print(f"  TAIL CROSSING: {r['tail_crossing']}  ({r['n_cross_all']} modes, {r['n_cross_occ']} occupied; w_cross={r['w_cross']:.0f})")
    print(f"  n=2 Mathieu-zone crossings (report-only): {r['n_cross_n2']}")
    print("=== DILUTION WINDOW (conjunct B) ===")
    print(f"  max(q_dec)_tail = {r['max_q_dec_tail']:.4f} < 1.857 => window empty: {r['dilution_window_empty']}")
    print(f"  3*p_local tail range = [{r['three_p_min']:.4f}, {r['three_p_max']:.4f}]; tail stratum frac (q_dec in (-2,0)) = {r['strat_frac_tail']:.4f}")
    print("=== ODD FLOOR (conjunct A) ===")
    print(f"  c_even = {r['c_even']:.6e}, c_odd = {r['c_odd']:.6e}, ratio = {r['odd_even_ratio']:.6e}  (floor 1e-3) -> {'OK' if r['odd_floor_ok'] else 'VIOLATED'}")
    print("=== DURATION (d5 pincer) ===")
    print(f"  Delta_t tail = {r['dt_tail']:.4f}, full = {r['dt_full']:.4f} M_KK^-1; t_therm = 6 (ratios {r['dur_ratio_tail']:.3f}/{r['dur_ratio_full']:.3f})")
    print()
    print(f"(value=<dict>, scheme={SCHEME}, convention={CONVENTION}, L_max={L_MAX})")

    val_str = (
        f"FAIL_IN-band_resonance-LIVE:omega_q_phys={r['omega_q_phys']:.6f}_in_band[{r['pair_bottom_q0']:.4f},{r['pair_top_q0_L12']:.4f}]"
        f";gamma={r['gamma']:.6f};Delta_res_occ={r['Delta_res_occ']:.6f}<guard{r['dres_guard']:.4f}"
        f";tail_crossing={r['n_cross_all']}modes_{r['n_cross_occ']}occ"
        f";oddratio={r['odd_even_ratio']:.4e}>1e-3;max_qdec_tail={r['max_q_dec_tail']:.4f}<1.857(B_PASS)"
        f";h_par={r['h_par']:.5f};Dt_full={r['dt_full']:.3f}vs_ttherm6"
        if r["verdict"] == "FAIL" else
        f"{r['verdict']}:omega_q_phys={r['omega_q_phys']:.6f};gamma={r['gamma']:.6f};Delta_res_occ={r['Delta_res_occ']:.6f}"
        f";oddratio={r['odd_even_ratio']:.4e};max_qdec_tail={r['max_q_dec_tail']:.4f}"
    )  # (local)

    extra = [
        "# regulator_pin=a_0^{zeta} (relic spectral moments S3/S5 inherit s97/s99 zeta-regulated cache)",
        f"# clock: chi_I={r['chi_I']:.6f}_M_KK^-5 omega_q_phys={r['omega_q_phys']:.6f}_M_KK gamma={r['gamma']:.6f}_M_KK^-1 (6sf downstream C10)",
        f"# end_state=IN-band_resonance-LIVE; relic clause (d) DEMOTED argument-grade->coincidence-bounded; amend S101-HPARITY-STAGE1 BEFORE S102 Stage-2",
    ]  # (local)

    print_verdict_payload(r["verdict"], val_str, audit_sha, content_sha,
                          r["sign_verdict"], r["magnitude_verdict"], r["regime_verdict"], extra_rows=extra)

    wall = time.time() - t0  # (local)
    print(f"\n=== {GATE_ID}: {r['verdict']} (wall {wall:.1f}s) ===")
    return 0


if __name__ == "__main__":
    sys.exit(main())
